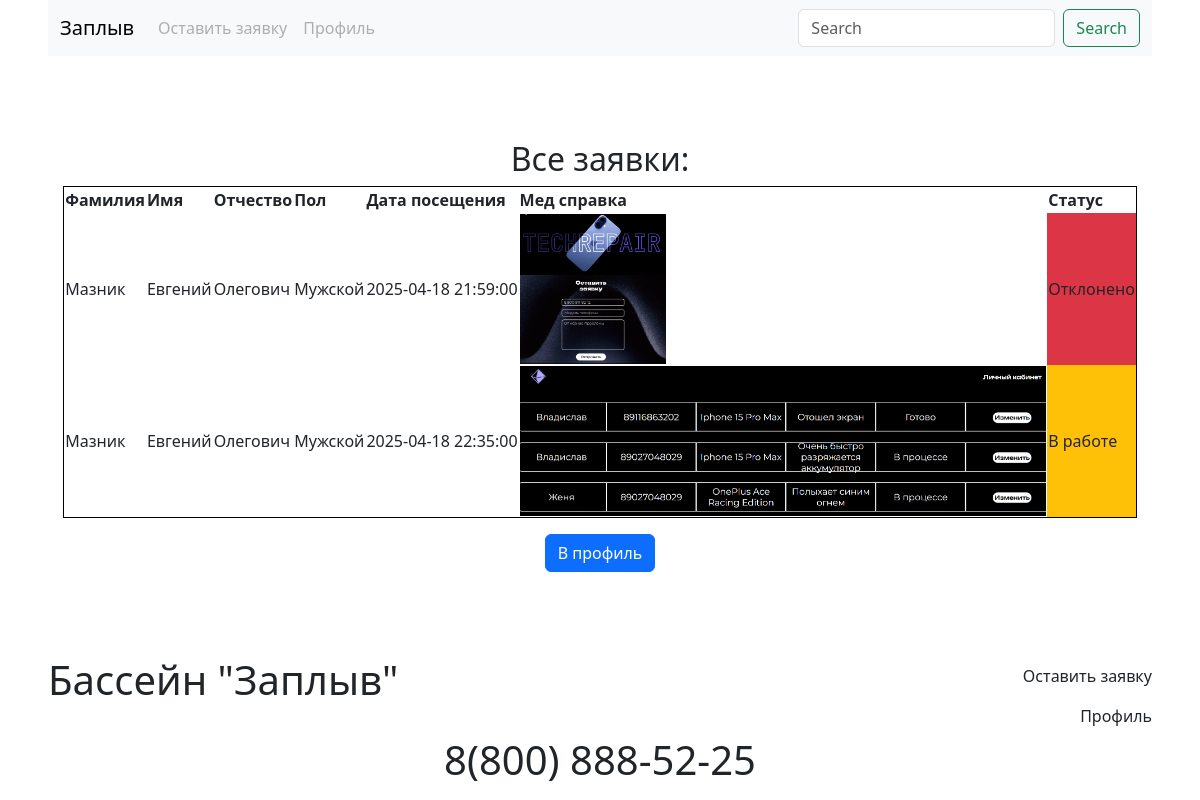
The page /applications.php (signed in) on the database its author committed.
### tables this page shows
CREATE TABLE `applications` (
  `id` int NOT NULL,
  `user_id` int NOT NULL,
  `gender` enum('Мужской','Женский') NOT NULL,
  `date` datetime NOT NULL,
  `med_img` varchar(255) NOT NULL,
  `status_id` int NOT NULL
);

CREATE TABLE `users` (
  `id` int NOT NULL,
  `surname` varchar(100) NOT NULL,
  `name` varchar(100) NOT NULL,
  `patronymic` varchar(100) NOT NULL,
  `bdate` date NOT NULL,
  `phone` varchar(100) NOT NULL,
  `email` varchar(100) NOT NULL,
  `password` varchar(255) NOT NULL,
  `role` enum('user','admin') NOT NULL
);

CREATE TABLE `statuses` (
  `id` int NOT NULL,
  `name` varchar(50) NOT NULL
);

### applications.php (the view, shortened to what this page needs)
<!DOCTYPE html>
<html lang="en">
<head>
    <link href="https://cdn.jsdelivr.net/npm/bootstrap@5.3.5/dist/css/bootstrap.min.css" rel="stylesheet">
</head>
<body class="mx-5">
<nav class="navbar navbar-expand-lg bg-body-tertiary">
  <div class="container-fluid">
    <a class="navbar-brand" href="#">Заплыв</a>
    <div class="collapse navbar-collapse" id="navbarSupportedContent">
      <ul class="navbar-nav me-auto mb-2 mb-lg-0">
        <li class="nav-item">
          <a class="nav-link disabled" aria-disabled="true">Оставить заявку</a>
        </li>
        <li class="nav-item">
          <a class="nav-link disabled" aria-disabled="true">Профиль</a>
        </li>
      </ul>
      <form class="d-flex" role="search">
        <input class="form-control me-2" type="search" placeholder="Search" aria-label="Search">
        <button class="btn btn-outline-success" type="submit">Search</button>
      </form>
    </div>
  </div>
</nav>
<div class="d-flex flex-column align-items-center justify-content-center" style="min-height:75vh">
    <div class="w-100 text-center h2">Все заявки:</div>
    <div class="d-flex flex-column align-items-center justify-content-center">
        <div>
            <?php
                include('conn.php');
                $sql="SELECT `users`.`surname`, `users`.`name`, `users`.`patronymic`,
                `statuses`.`name` AS `sname`,
                `applications`.`date`, `applications`.`gender`, `applications`.`med_img` FROM `applications`
                INNER JOIN `users` ON `users`.`id` = `applications`.`user_id`
                INNER JOIN `statuses` ON `statuses`.`id` = `applications`.`status_id`
                WHERE `user_id`={$_SESSION['id']}";
                $result=$mysqli->query($sql);
                Echo <<< HERE
                    <table style="border:1px solid black">
                    <tr>
                        <th>Фамилия</th>
                        <th>Имя</th>
                        <th>Отчество</th>
                        <th>Пол</th>
                        <th>Дата посещения</th>
                        <th>Мед справка</th>
                        <th>Статус</th>
                    </tr>
                HERE;
                while($row=$result->fetch_assoc()){
                    Echo <<< HERE
                    <tr>
                        <td>{$row['surname']}</td>
                        <td>{$row['name']}</td>
                        <td>{$row['patronymic']}</td>
                        <td>{$row['gender']}</td>
                        <td>{$row['date']}</td>
                        <td><img src='assets/{$row['med_img']}' height="150px"></td>
                HERE;
                    if ($row['sname'] == "В работе"){
                        ECHO <<< HERE
                            <td class="bg-warning">
                                {$row['sname']}
                            </td>
                        HERE;
                    }
                    else if ($row['sname'] == "Одобрено"){
                        ECHO <<< HERE
                            <td class="bg-success">
                                {$row['sname']}
                            </td>
                        HERE;
                    }
                    else if ($row['sname'] == "Отклонено"){
                        ECHO <<< HERE
                            <td class="bg-danger">
                                {$row['sname']}
                            </td>
                        HERE;
                    }
                    else{
                        ECHO <<< HERE
                            <td>
                                {$row['sname']}
                            </td>
                        HERE;
                    }
            }
                Echo <<< HERE
                    </table>
                HERE;
            ?>
        </div>
    </div>
    <button class="btn btn-primary mt-3" onclick="document.location='profile.php'">В профиль</button>
</div>
    <footer>
    <div class="d-flex">
        <div class="w-50 text-start h1">
            Бассейн "Заплыв"
        </div>
        <div class="w-50 text-end">
            <div class="">
            <ul class="navbar-nav me-auto mb-2 mb-lg-0">
                <li class="nav-item">
                <a class="nav-link disabled" aria-disabled="true">Оставить заявку</a>
                </li>
                <li class="nav-item">
                <a class="nav-link disabled" aria-disabled="true">Профиль</a>
                </li>
            </ul>
            </div>
        </div>
    </div>
    <div class="display-6 text-center">8(800) 888-52-25</div>
    </footer>
</body>
</html>

### rows shown on the page
applications: user.surname "Мазник", user.name "Евгений", user.patronymic "Олегович", gender "Мужской", date "2025-04-18 21:59:00", med_img (picture), status.name "Отклонено"
applications: user.surname "Мазник", user.name "Евгений", user.patronymic "Олегович", gender "Мужской", date "2025-04-18 22:35:00", med_img (picture), status.name "В работе"
